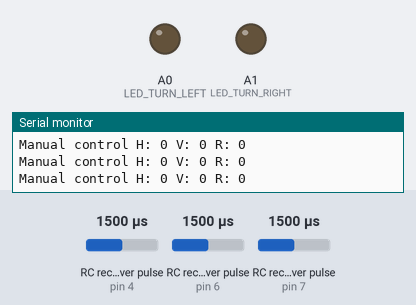
This sketch was run on a simulated Arduino Uno, built with avr-gcc and run on an emulated ATmega328P. On the bench: output pins drawn as LEDs (lit = HIGH), the last lines printed to the serial monitor. Wiring (inferred from the names in the program): 3 × RC receiver channel: data pin 4 / data pin 6 / data pin 7. The test bench sets the inputs (shaded band); at power-on: RC receiver pulse (sensors on pin 7, pin 4, pin 6) 1500 µs.

Above: at 1.2 s.
1.3 s: RC receiver pulse (sensor on pin 7) set to 1467 µs
3.6 s: RC receiver pulse (sensor on pin 7) set to 1434 µs
At 4.8 s:
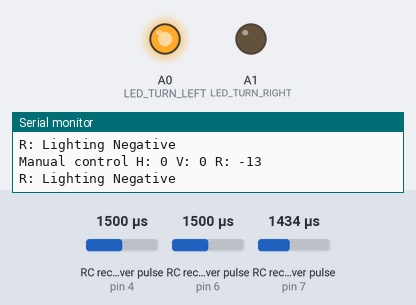
5.1 s: RC receiver pulse (sensor on pin 7) set to 1503 µs
6.6 s: RC receiver pulse (sensor on pin 7) set to 1521 µs
At 7.9 s:
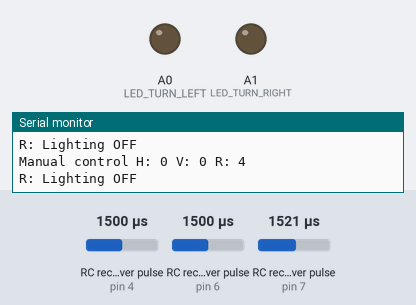
8.2 s: RC receiver pulse (sensor on pin 7) set to 1546 µs
9.7 s: RC receiver pulse (sensor on pin 7) set to 1560 µs
At 11.3 s:
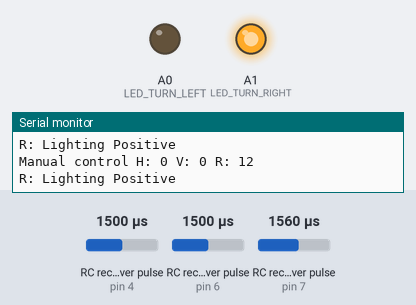
Timing chart, 0 to 12.4 s (numbered marks = the images above; inputs shaded):
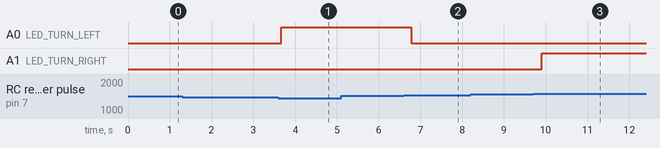

Measured:
- the behaviour switches between 1449 and 1448 µs on RC receiver pulse (sensor on pin 7) (found by bisection; images 0 and 1)
- the behaviour switches between 1503 and 1504 µs on RC receiver pulse (sensor on pin 7) (found by bisection; images 1 and 2)
- the behaviour switches between 1553 and 1554 µs on RC receiver pulse (sensor on pin 7) (found by bisection; images 2 and 3)
- after the input at 3.6 s, A0 (LED_TURN_LEFT): LOW → HIGH after 0.07 s
- after the input at 6.6 s, A0 (LED_TURN_LEFT): HIGH → LOW after 0.19 s
- after the input at 9.7 s, A1 (LED_TURN_RIGHT): LOW → HIGH after 0.21 s

The sketch:

dollbot_receiver_test.ino
```cpp
/*
  dollbot_receiver_test: Control positional LEDs with a 4-CH RC receiver.

  This sketch polls three of the channels of the RC receiver and lits up a set of 6 leds accordingly, one for each channel and direction. It
  is the initial test for a RC controlled water bot, you can find more information on the dollbot project page:

  http://splashbots.blogspot.com/

  Based on Sparkfun's "RC Hobby Controllers and Arduino": https://www.sparkfun.com/tutorials/348
*/

#define DEBUG

#define PIN_CH1 7
#define PIN_CH2 6
#define PIN_CH3 5
#define PIN_CH4 4

#define LED_TURN_LEFT A0
#define LED_TURN_RIGHT A1
#define LED_FORWARD A2
#define LED_BACKWARDS A3
#define LED_LEFT A4
#define LED_RIGHT A5

#define PWM_LOW 1000
#define PWM_HIGH 2000

#define AXIS_X 0
#define AXIS_Y 1

void setup() {
  // Initialize serial communications
  Serial.begin(9600);
  Serial.println("Initializing input...");

  // Initialize the ports where we will read receiver input
  pinMode(PIN_CH1, INPUT);
  pinMode(PIN_CH2, INPUT);
  pinMode(PIN_CH3, INPUT);
  pinMode(PIN_CH4, INPUT);

  // Initialize the LED output ports
  pinMode(LED_TURN_LEFT, OUTPUT);
  pinMode(LED_TURN_RIGHT, OUTPUT);

}

/*
   Helper function to assist with LED output, it takes four parameters:

   * msg: Message to prefix on each line
   * val: Value to output
   * portNegative: Arduino port to set to low if the value is noticeably negative
   * portPositive: Arduino port to set to high if the value is noticeable positive
 */
void LEDOutput(char *msg, int val, int portNegative, int portPositive) {
#ifdef DEBUG
  Serial.print(msg);
#endif

  if(val < -10) {
    digitalWrite(portPositive, LOW);
    digitalWrite(portNegative, HIGH);
#ifdef DEBUG
    Serial.println("Lighting Negative");
#endif
  } else if (val > 10) {
    digitalWrite(portNegative, LOW);
    digitalWrite(portPositive, HIGH);
#ifdef DEBUG
    Serial.println("Lighting Positive");
#endif
  } else {
    digitalWrite(portNegative, LOW);
    digitalWrite(portPositive, LOW);
#ifdef DEBUG
    Serial.println("Lighting OFF");
#endif
  }
}

/*
  Helper function to move the vehicle - or in the current incarnation lit up a set of LEDs instead
*/

void vehicleMove(int axis, int val) {
  switch(axis) {
    case AXIS_X:
      LEDOutput("X: ", val, LED_LEFT, LED_RIGHT);
      break;

    case AXIS_Y:
      LEDOutput("Y: ", val, LED_BACKWARDS, LED_FORWARD);
      break;
  }
}

/*
  Helper function to rotate the vehicle - or in the current incarnation lit up a set of LEDs instead
*/

void vehicleRotate(int val) {
  LEDOutput("R: ", val, LED_TURN_LEFT, LED_TURN_RIGHT);

  /*
  if(val < -10) {
    digitalWrite(LED_TURN_RIGHT, LOW);
    digitalWrite(LED_TURN_LEFT, HIGH);
    Serial.println("Lighting LEFT");
  } else if (val > 10) {
    digitalWrite(LED_TURN_LEFT, LOW);
    digitalWrite(LED_TURN_RIGHT, HIGH);
    Serial.println("Lighting RIGHT");
  } else {
    digitalWrite(LED_TURN_LEFT, LOW);
    digitalWrite(LED_TURN_RIGHT, LOW);
    Serial.println("Lighting OFF");
  }
  */

}

void loop() {
  // Read three of the channels of the RC receiver, we only use three - but you can add a fourth one if needed

  int channelHorizontal = pulseIn(PIN_CH4, HIGH, 25000); // X avis movement
  int channelVertical = pulseIn(PIN_CH2, HIGH, 25000); // Y axis movement
  int channelRotate = pulseIn(PIN_CH1, HIGH, 25000); // Rotation

  // If we are receiving control commands from the RC controller bypass autonomous mode

  if(channelHorizontal || channelVertical || channelRotate) {

    // Map all readings to a -100 .. +100 range so it is easy to deal with

    int directionHorizontal = map(channelHorizontal, PWM_LOW, PWM_HIGH, -100, 100);
    int directionVertical = map(channelVertical, PWM_LOW, PWM_HIGH, -100, 100);
    int angleRotate = map(channelRotate, PWM_LOW, PWM_HIGH, -100, 100);

#ifdef DEBUG
    Serial.print("Manual control ");

    Serial.print("H: ");
    Serial.print(directionHorizontal);

    Serial.print(" V: ");
    Serial.print(directionVertical);

    Serial.print(" R: ");
    Serial.println(angleRotate);
#endif

    if(directionHorizontal) {
      vehicleMove(AXIS_X, directionHorizontal);
    }

    if(directionVertical) {
      vehicleMove(AXIS_Y, directionVertical);
    }

    if(angleRotate) {
      vehicleRotate(angleRotate);
    }

  } else {
    Serial.println("Autonomous control");
  }

#ifdef DEBUG
  delay(500);
#endif
}
```
